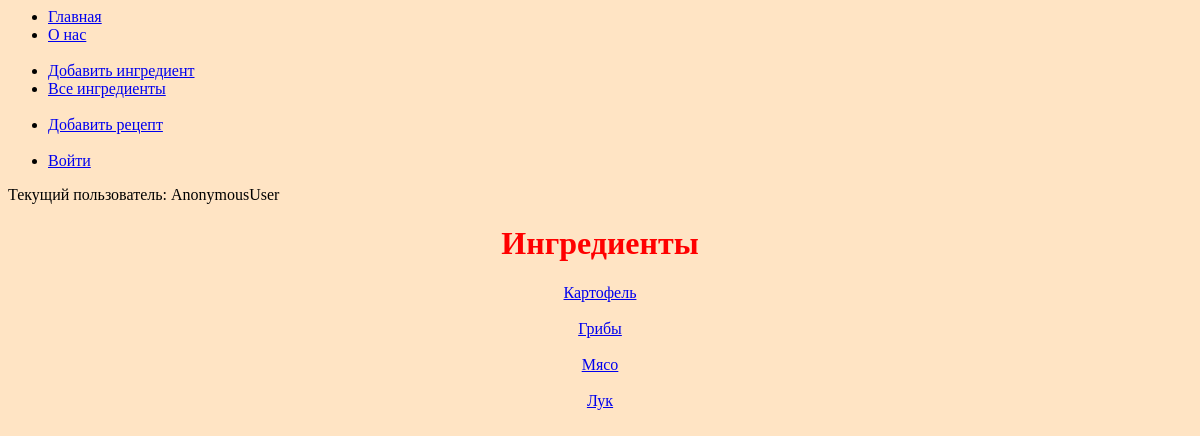
Page /all_ingredients/ on the committed database.
### recipe_catalog/models.py (models this page shows, shortened)
class Ingredient(models.Model):
    name = models.CharField(max_length=255)

### recipe_catalog/views.py (the view)
# urls.py: path('all_ingredients/', all_ingredients, name='all_ingredients'),
def all_ingredients(request):
    ingredients_list = Ingredient.objects.all()
    template = 'recipe_catalog/all_ingredients.html'
    context = {
        'ingredients_list': ingredients_list
    }
    return render(request, template, context)

### templates/recipe_catalog/all_ingredients.html
{% extends "base.html" %}
{% block content %}
    <h1 class="content">Ингредиенты</h1>
    <div class="content">
        {% for ingredient in ingredients_list %}
            <a href="{% url 'recipe_catalog:ingredient_edit' ingredient.id %}">{{ingredient.name}}</a>
            <br><br>
        {% endfor %}
    </div>
{% endblock %}

### static/css/style.css (style rules this page uses)
h1 { color: red; }
body { background-color:bisque; }
.content { text-align: center; }

### rows in the picture
Ingredient: name "Картофель"
Ingredient: name "Грибы"
Ingredient: name "Мясо"
Ingredient: name "Лук"

### other values in the picture
{{ request.user }} "AnonymousUser"
